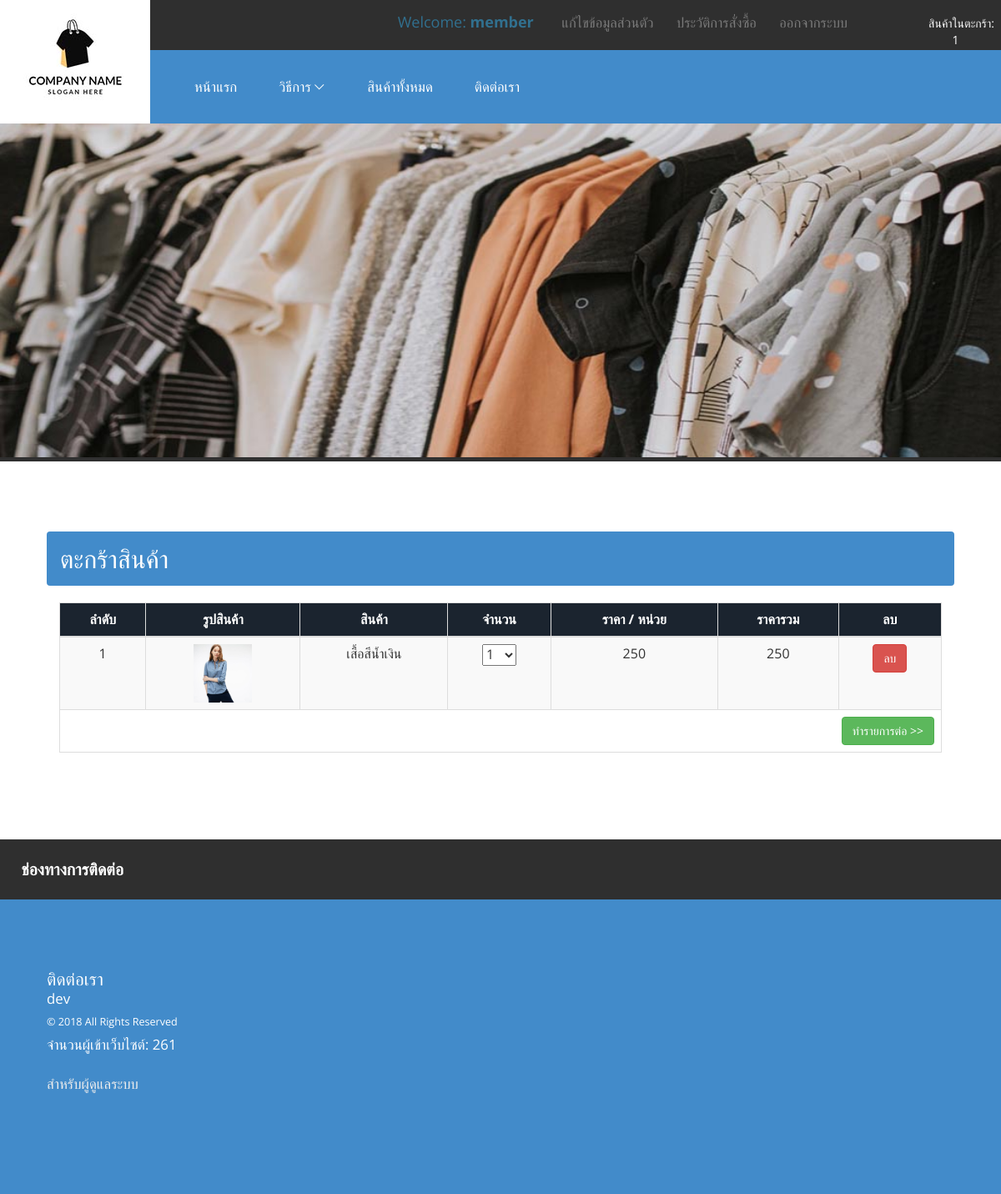
Page /cart.php (signed in) on the earlier database version.
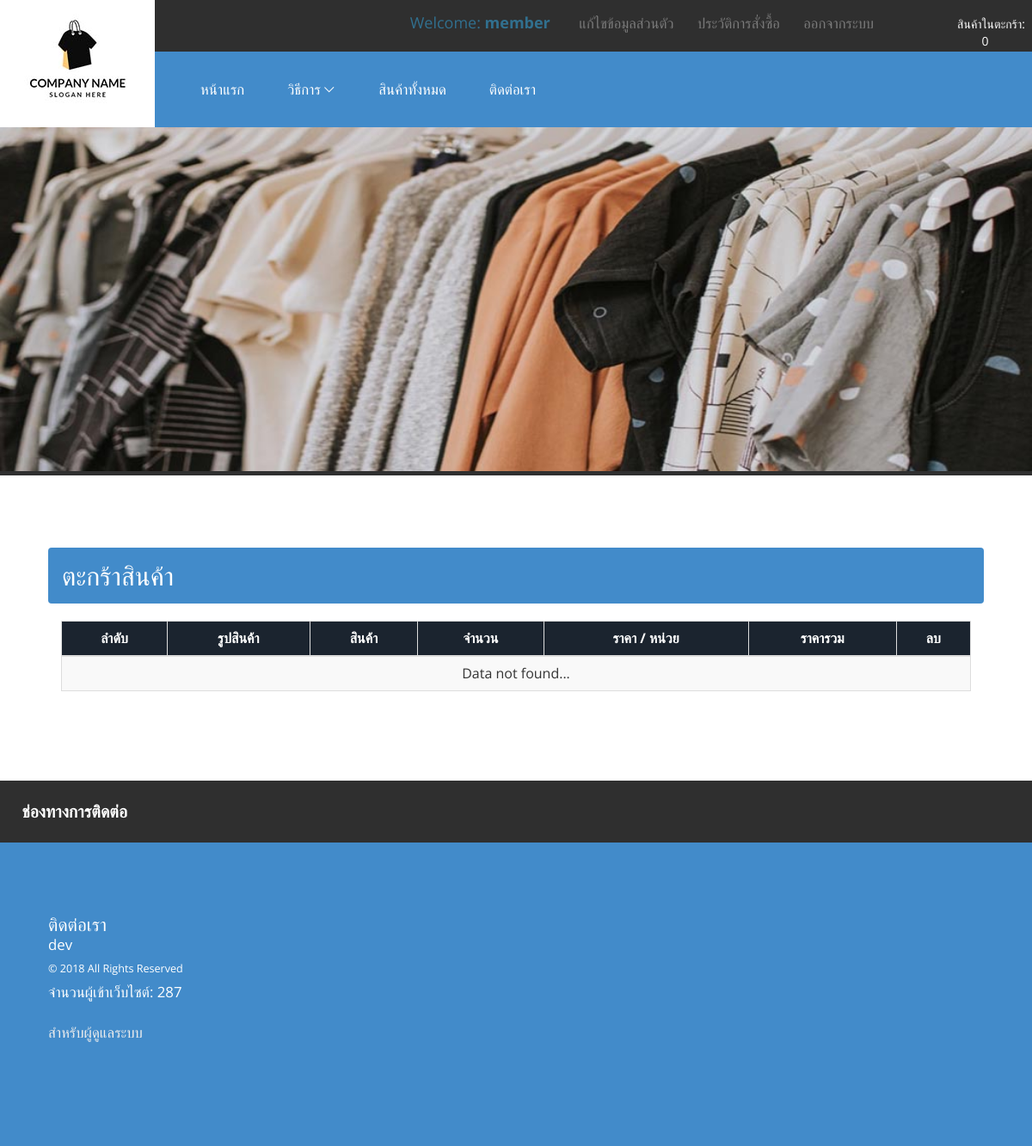
Same page on the later database version.
### tables this page shows
CREATE TABLE `cart` (
  `Car_ID` int(11) NOT NULL,
  `Mem_ID` int(11) NOT NULL,
  `Pro_ID` int(11) NOT NULL,
  `Car_Amount` int(11) NOT NULL
);

CREATE TABLE `product` (
  `Pro_ID` int(6) UNSIGNED ZEROFILL NOT NULL,
  `Pro_Img` varchar(20) NOT NULL,
  `Pro_Name` varchar(100) NOT NULL,
  `Pro_Detail` text NOT NULL,
  `Pro_Price` double(7,2) NOT NULL,
  `Pro_Amount` int(11) NOT NULL,
  `Pro_Buy` int(11) NOT NULL,
  `Pro_Promotion` int(2) NOT NULL COMMENT 'ถ้าเป็น 0 คือไม่อยู่ในโปรโมชั่น / 1 คือจัดโปรโมชั่น',
  `Pro_Date` date NOT NULL
);

### conn.php (called while the page is built, shortened)
<?php
$contact_web = "dev";
?>

### cart.php (the view, shortened to what this page needs)
<?php require_once "header.php";?>
	<div class="content-grids">
	<h2 class="alert">ตะกร้าสินค้า</h2>
	<div class="col-md-12 content-grid">
<div class="table-responsive">
        <table class="table table-striped table-bordered table-hover">
                                            <thead>
                                                <tr class="bg-primary">
                                                    <th width="auto"><div align="center">ลำดับ</div></th>
                                                    <th width="auto"><div align="center">รูปสินค้า</div></th>
                                                    <th width="auto"><div align="center">สินค้า</div></th>
                                                    <th width="auto"><div align="center">จำนวน</div></th>
                                                    <th width="auto"><div align="center">ราคา / หน่วย</div></th>
                                                    <th width="auto"><div align="center">ราคารวม</div></th>
                                                    <th width="auto"><div align="center">ลบ</div></th>
                                                </tr>
                                            </thead>
                                            <tbody>
        <?php
$sql = $conn->query("select * from cart c , product p where c.Pro_ID = p.Pro_ID && c.Mem_ID = '$_SESSION[ses_user_id]' order by c.Car_ID desc");
$row = $sql->num_rows;
 $s = 1;
  while ($show= $sql->fetch_assoc()) {
    $total_price = $show['Car_Amount'] * $show['Pro_Price'];
?>
                  <tr>
                  <td><div align="center"><?php echo $s++;?></div></td>
                  <td><div align="center"><img src="images/product/<?php echo $show['Pro_Img'];?>" width="70" height="70"></div></td>
                  <td><div align="center"><?php echo $show['Pro_Name'];?></div></td>
                  <td><div align="center">
                   <select name="amount" id="type" onChange="window.location='?data=amount&cart_id=<?php echo $show['Car_ID'];?>&amount='+this.value;">
                   <?php
              $sql3 = $conn->query("select * from product where Pro_ID = '$show[Pro_ID]'");
              $show3 = $sql3->fetch_assoc();
              for($i=1;$i<=$show3['Pro_Amount'];$i++){
       ?>
    <option value="<?php echo $i;?>"<?php if($show['Car_Amount']==$i){echo 'selected';}?>><?php echo $i;?></option>
                               <?php }?>
                        </select>
                  </div></td>
                  <td><div align="center"><?php echo number_format($show['Pro_Price'],0);?></div></td>
                  <td><div align="center"><?php echo number_format($total_price,0);?></div></td>
                  <td><div align="center"><a href="?data=delete&cart_id=<?php echo $show['Car_ID'];?>"><button type="button" onclick="return confirm('ยืนยันการลบสินค้า',<?php echo $show['Pro_ID'];?>);" class="btn btn-danger">ลบ</button></a></div></td>
                  </tr>
          <?php }?>
          <tr>
          <td colspan="8">
          <?php if($row==0){Chk_Row($sql);}else {?>
          <div align="right"><button type="button" onclick="window.location='order.php';" class="btn btn-success btn-xl">ทำรายการต่อ >> </button></div>
          <?php } ?>
          </td>
          </tr>
                                            </tbody>
                                        </table>
                                        </div>
		</div>
	</div>
	</div>
<?php require_once "footer.php";?>
</body>
</html>

### function.php (shortened to what this page needs)
<?php
function Chk_Row ($sql){
if(mysqli_num_rows($sql)==0){
echo "<center>Data not found...</center>";
}
}
function Total_Cart (){
include "conn.php";
$sql = $conn->query("select * from cart where Mem_ID = '$_SESSION[ses_user_id]'")or die (mysqli_error());
echo $rows = $sql->num_rows;
}
?>

### footer.php (shortened to what this page needs)
<div class="footer">
	<div class="col-md-12 footer-left left-footer">
		<h4>ช่องทางการติดต่อ</h4>
		<div class="run-top top-run">
		<ul class="run-grid">
		<li><div class="letter">
			<h5>ติดต่อเรา</h5>
			<p><?php echo $contact_web;?></p>
			<p class="footer-class"> © 2018 <?php echo $title;?> All Rights Reserved </p>
               <?php $sql = $conn->query("select * from count_page");
			$row = $sql->num_rows;
			?>
               <p>จำนวนผู้เข้าเว็บไซต์: <?php echo $row;?></p>
               <br>
               <a href="admin/index.php" class="text-success" target="_blank">สำหรับผู้ดูแลระบบ</a>
		</div></li>
		</ul>
		<div class="clearfix"> </div>
		</div>
	</div>
</div>

Differences in the rows shown:
removed cart: Pro_ID.Pro_Img (picture), Pro_ID.Pro_Name "เสื้อสีน้ำเงิน", amount "1", Pro_ID.Pro_Price "250", Car_Amount.Pro_Price "250"
Other differences:
$rows = $sql->num_rows: "1" → "0"
$row: "261" → "287"
text no longer shown: "ทำรายการต่อ >>"
text now shown: "Data not found..."
